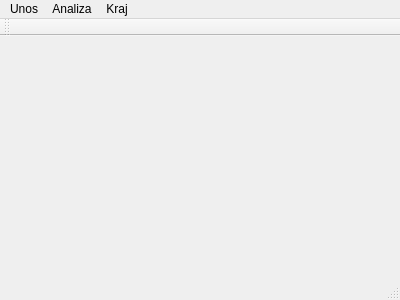
<?xml version="1.0" encoding="UTF-8"?>
<ui version="4.0">
 <class>GlavniProzor</class>
 <widget class="QMainWindow" name="GlavniProzor">
  <property name="geometry">
   <rect>
    <x>0</x>
    <y>0</y>
    <width>400</width>
    <height>300</height>
   </rect>
  </property>
  <property name="windowTitle">
   <string>Biblioteka</string>
  </property>
  <widget class="QWidget" name="centralWidget"/>
  <widget class="QMenuBar" name="menuBar">
   <property name="geometry">
    <rect>
     <x>0</x>
     <y>0</y>
     <width>400</width>
     <height>21</height>
    </rect>
   </property>
   <widget class="QMenu" name="menuUnos">
    <property name="title">
     <string>Unos</string>
    </property>
    <addaction name="actionKnjige"/>
    <addaction name="actionCitaoci"/>
   </widget>
   <widget class="QMenu" name="menuAnaliza">
    <property name="title">
     <string>Analiza</string>
    </property>
    <addaction name="actionPo_knjigama"/>
    <addaction name="actionPo_citaocima"/>
   </widget>
   <widget class="QMenu" name="menuKraj">
    <property name="title">
     <string>Kraj</string>
    </property>
    <addaction name="actionIzlaz"/>
   </widget>
   <addaction name="menuUnos"/>
   <addaction name="menuAnaliza"/>
   <addaction name="menuKraj"/>
  </widget>
  <widget class="QToolBar" name="mainToolBar">
   <attribute name="toolBarArea">
    <enum>TopToolBarArea</enum>
   </attribute>
   <attribute name="toolBarBreak">
    <bool>false</bool>
   </attribute>
  </widget>
  <widget class="QStatusBar" name="statusBar"/>
  <action name="actionIzlaz">
   <property name="text">
    <string>Izlaz</string>
   </property>
   <property name="shortcut">
    <string>Alt+I</string>
   </property>
  </action>
  <action name="actionKnjige">
   <property name="text">
    <string>Knjige</string>
   </property>
  </action>
  <action name="actionCitaoci">
   <property name="text">
    <string>Citaoci</string>
   </property>
  </action>
  <action name="actionPo_knjigama">
   <property name="text">
    <string>Po knjigama</string>
   </property>
  </action>
  <action name="actionPo_citaocima">
   <property name="text">
    <string>Po citaocima</string>
   </property>
  </action>
 </widget>
 <layoutdefault spacing="6" margin="11"/>
 <resources/>
 <connections/>
</ui>
